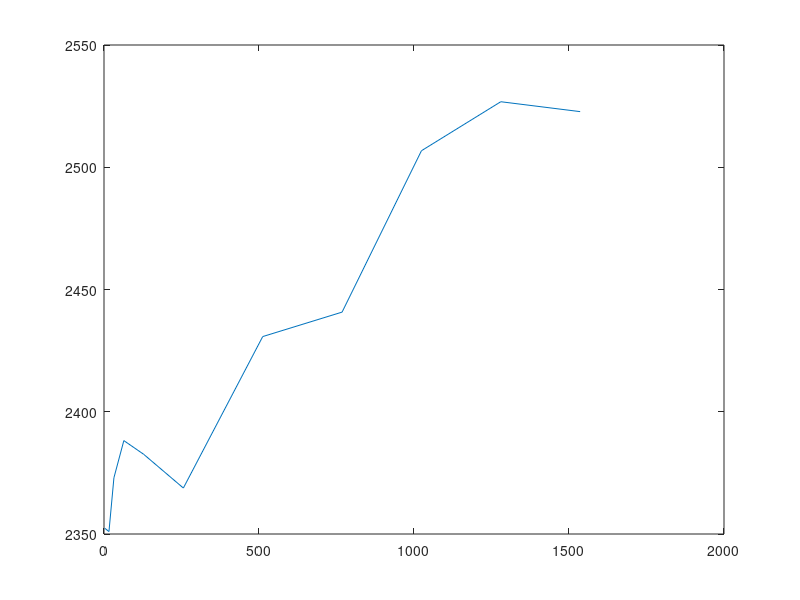

Reproduce this figure in MATLAB. (Note: this script raises an error after producing the figure.)
clearvars
close all

load('Dark current.mat')

f1 = figure( 'Units', 'normalized', 'Position', [0.1 0.25 1 0.6] );
hAx = plot(newdev(:,1), newdev(:,2));

hAx.LineWidth = 3;
hAx.Marker = 's';
hAx.MarkerSize = 10;
hAx.MarkerFaceColor = [0 0.4470 0.7410];

set(gca, 'FontSize', 20);
xlabel('Settling Time (Clocks)');
ylabel('Dark Pixel Value (DN)');

hold on;
eb_l = errorbar(newdev(:,1), newdev(:,2), newdev(:,3),...
    'x', 'LineWidth', 3,...
    'Marker', 'none','Color', [0.6 0.6 0.6]);
uistack(eb_l, 'bottom')
set(get(get(eb_l,'Annotation'),'LegendInformation'),'IconDisplayStyle','off');

xlim([0, 1000]);
set(gca, 'XTick', 0:200:1000);
ylim([2300, 2500]);
set(gca, 'YTick', 2300:100:2500);
%hAx(1).YTickLabel = num2cell(hAx(1).YTick);
title('Dark current : 4T-APS')
%lgd = legend({'4T-APS', '3T-APS'});
%lgd.Location = 'best';

annotation(f1,'textbox', [0.669 0.521 0.0764 0.0333],...
    'String',{'rate of increase = 0.1187'}, 'EdgeColor','none',...
    'FitBoxToText','on', 'FontSize', 24, 'Color', [0 0.4470 0.7410]);

set(gca, 'Position', [0.0700 0.1100 0.8550 0.8150]);